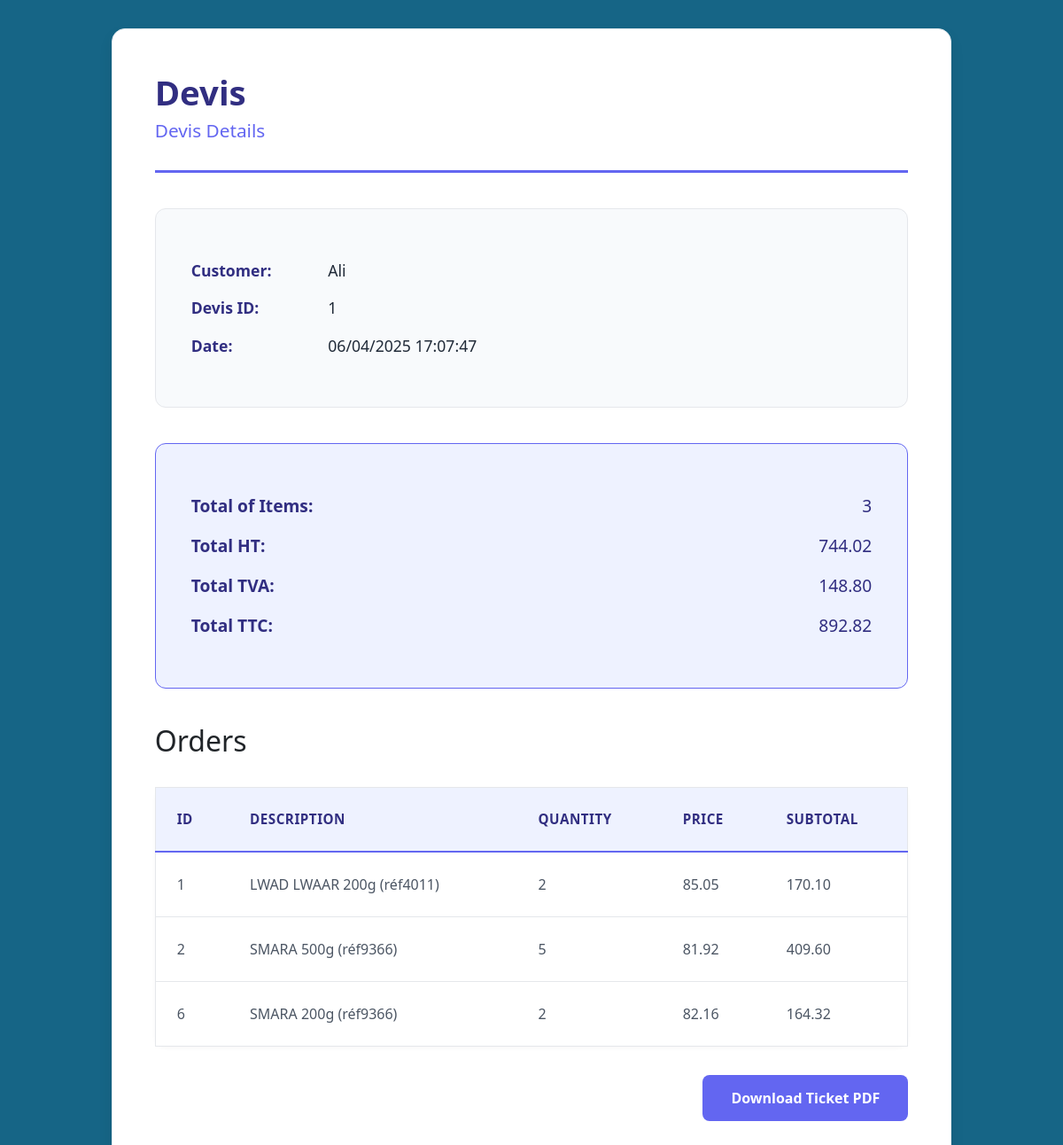
Screenshot of /sale/devis/detail/1 with the database file from the repository.
### sale/models.py (models this page shows, shortened)
class Commun(models.Model):
    user = models.ForeignKey(User, on_delete=models.DO_NOTHING)
    date = models.DateTimeField(auto_now=True)
    @property
    def get_TTC(self):
        return round(self.get_HT * Decimal(1.20), 2)
    @property
    def get_TVA(self):
        tva = self.get_HT * Decimal(0.2)
        return round(tva, 2)
    class Meta:
        abstract = True

class Devis(Commun):
    customer = models.CharField(max_length=30)
    @property
    def get_HT(self):
        return sum(order.get_subtotal for order in self.devis_line_set.all())
    @property
    def total_of_items(self):
        return self.devis_line_set.count()

class LineItem(models.Model):
    item = models.ForeignKey(Stock, on_delete=models.PROTECT)
    description = models.CharField(max_length=30)
    quantity = models.PositiveIntegerField()  # Ensure only positive quantities
    price = models.DecimalField(max_digits=10, decimal_places=2)
    @property
    def get_subtotal(self):
        return Decimal(self.quantity) * Decimal(self.price)
    class Meta:
        abstract = True

class Devis_Line(LineItem):
    devis = models.ForeignKey(Devis, on_delete=models.DO_NOTHING)

### stock/models.py (models this page shows, shortened)
class Stock(models.Model):
    item = models.OneToOneField(Item, on_delete=models.DO_NOTHING, related_name='stock',primary_key=True)
    current_quantity = models.PositiveIntegerField(default=0)
    unit_by_carton = models.PositiveIntegerField(default=1)
    cost_price = models.DecimalField(max_digits=10, decimal_places=2, default=0.00)
    threshold_amount= models.PositiveIntegerField(default=0)
    reorder_point = models.PositiveIntegerField(default=0) #ADD This
    lead_time = models.IntegerField(default=7, help_text="Lead time in days")  # Add the lead_time field
    @property
    def get_current_qte(self):
        return self.current_quantity
    @property
    def qte_by_carton(self):
        return self.unit_by_carton

### sale/views.py (the view)
# urls.py: path('devis/detail/<int:pk>', views.DevisDetailView, name='devis-detail'),
def DevisDetailView(request, pk):
    devis = get_object_or_404(Devis, pk=pk)
    return render(request, 'sale/devis_detail.html', {'devis': devis})

### stock/context_processors.py (called while the page is built)
def stock_alerts(request):
    alerts = []
    items = StockAlert.objects.all()
    for item in items:
        if item.item.get_current_qte < item.threshold:
            alerts.append(item)
    return {
        'stock_alerts': alerts  # Make stock_alerts available in templates
    }

### sale/templates/sale/devis_detail.html (shortened to what this page needs)
{% extends 'sale/base.html' %}
{% block content %}
{% load static %}
{% load crispy_forms_tags %}
<div class="devis-detail-container">
    <div class="devis-header">
        <h1>Devis</h1>
        <h3>Devis Details</h3>
    </div>
    <div class="devis-info">
        <p><strong>Customer:</strong> {{ devis.customer }}</p>
        <p><strong>Devis ID:</strong> {{ devis.pk }}</p>
        <p><strong>Date:</strong> {{ devis.date|date:"d/m/Y H:i:s" }}</p>
    </div>
    <div class="totals-section">
        <p><strong>Total of Items:</strong> <span>{{ devis.total_of_items }}</span></p>
        <p><strong>Total HT:</strong> <span>{{ devis.get_HT }}</span></p>
        <p><strong>Total TVA:</strong> <span>{{ devis.get_TVA }}</span></p>
        <p><strong>Total TTC:</strong> <span>{{ devis.get_TTC }}</span></p>
    </div>
    <h2>Orders</h2>
    <table class="table">
        <thead>
            <tr>
                <th>ID</th>
                <th>Description</th>
                <th>Quantity</th>
                <th>Price</th>
                <th>Subtotal</th>
            </tr>
        </thead>
        <tbody>
            {% for order in devis.devis_line_set.all %}
            <tr>
                <td>{{ order.item.pk }}</td>
                <td>{{ order.description }}</td>
                <td>{{ order.quantity }}</td>
                <td>{{ order.price }}</td>
                <td>{{ order.get_subtotal }}</td>
            </tr>
            {% empty %}
            <tr>
                <td colspan="5">No orders found.</td>
            </tr>
            {% endfor %}
        </tbody>
    </table>
    <div class="pdf-buttons">
        <a href="{% url 'sale:generate_devis_pdf' devis_id=devis.pk %}" class="btn-primary" download="ticket-{{ devis.pk }}.pdf">
            Download Ticket PDF
        </a>
    </div>
</div>
{% endblock %}

### static/css/style.css (style rules this page uses)
body { background-color: rgb(22, 101, 134); }

### sale/templates/sale/devis_detail.html (style rules this page uses)
.devis-detail-container { max-width: 85%; min-width: 320px; padding: 3rem; margin: 2rem auto; background-color: #ffffff; border-radius: 15px; box-shadow: 0 8px 16px rgba(0, 0, 0, 0.08); border: 1px solid #e1e8ed; }
.devis-header { border-bottom: 3px solid #6366f1; margin-bottom: 2.5rem; padding-bottom: 1.5rem; }
.devis-header h1 { color: #312e81; font-size: 2.4em; font-weight: 700; margin-bottom: 0.5rem; }
.devis-header h3 { color: #6366f1; font-size: 1.3em; font-weight: 500; }
.devis-info { background-color: #f8fafc; border-radius: 12px; padding: 2.5rem; margin-bottom: 2.5rem; border: 1px solid #e5e7eb; }
.devis-info p { margin: 1rem 0; font-size: 1.1em; color: #1f2937; }
.devis-info strong { color: #312e81; min-width: 150px; display: inline-block; }
.totals-section { background-color: #eef2ff; border-radius: 12px; padding: 2.5rem; margin: 2.5rem 0; border: 1px solid #6366f1; }
.totals-section p { margin: 1rem 0; font-size: 1.2em; color: #312e81; display: flex; justify-content: space-between; align-items: center; }
.totals-section strong { font-weight: 600; }
.table { background-color: #ffffff; border-radius: 12px; margin-top: 2rem; border: 1px solid #e5e7eb; width: 100%; box-shadow: 0 2px 4px rgba(0, 0, 0, 0.03); }
.table thead th { background-color: #eef2ff; border-bottom: 2px solid #6366f1; padding: 1.5rem; font-weight: 600; color: #312e81; text-transform: uppercase; font-size: 0.95em; letter-spacing: 0.5px; }
.table tbody td { padding: 1.5rem; border-bottom: 1px solid #e5e7eb; color: #4b5563; }
.pdf-buttons { margin-top: 2rem; text-align: right; }
.btn-primary { background-color: #6366f1; color: white; padding: 0.875rem 2rem; border-radius: 8px; text-decoration: none; display: inline-block; font-weight: 600; transition: all 0.2s; border: none; }

### rows the page displays
Devis: customer "Ali", pk "1", date "06/04/2025 17:07:47", total_of_items "3", get_HT "744.02", get_TVA "148.80", get_TTC "892.82"
Devis_Line: item.pk "1", description "LWAD LWAAR 200g (réf4011)", quantity "2", price "85.05", get_subtotal "170.10"
Devis_Line: item.pk "2", description "SMARA 500g (réf9366)", quantity "5", price "81.92", get_subtotal "409.60"
Devis_Line: item.pk "6", description "SMARA 200g (réf9366)", quantity "2", price "82.16", get_subtotal "164.32"
